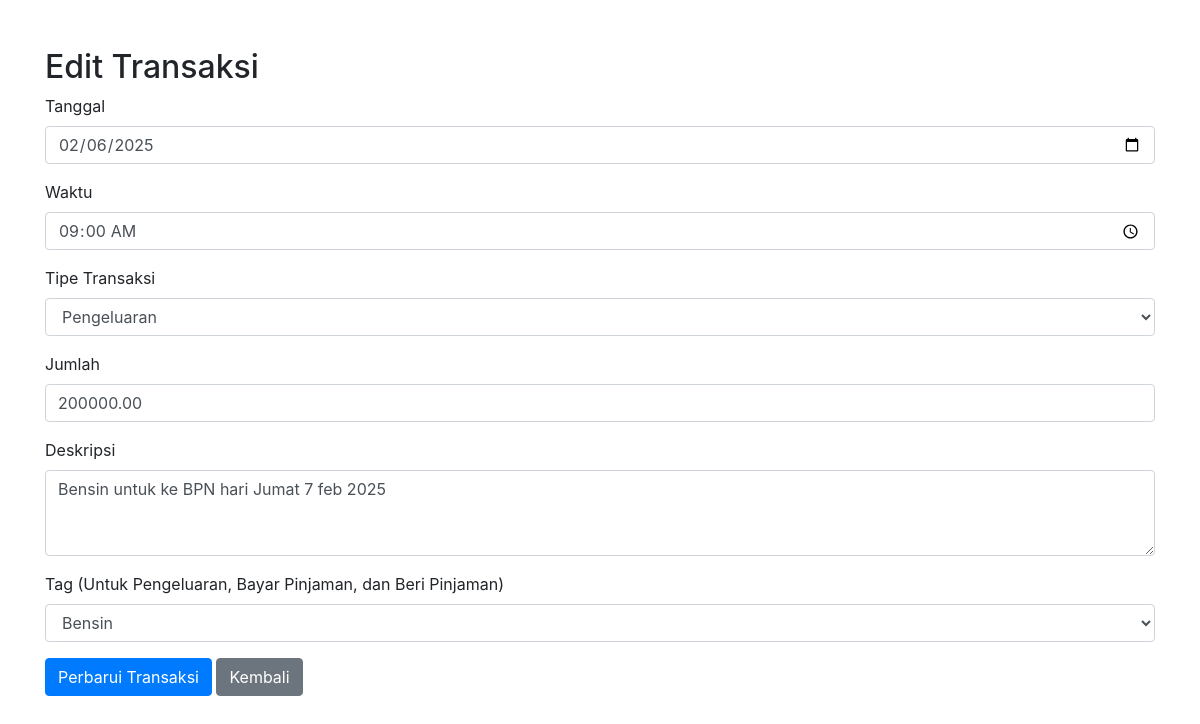
/edit_transaksi.php?id=8, run on the app's committed database.
### tables this page shows
CREATE TABLE `transactions` (
  `id` int(11) NOT NULL AUTO_INCREMENT,
  `tanggal` date NOT NULL,
  `waktu` time NOT NULL,
  `tipe` enum('pemasukan','pengeluaran','pinjaman','bayar pinjaman','beri pinjaman') NOT NULL,
  `jumlah` decimal(10,2) NOT NULL,
  `deskripsi` text DEFAULT NULL,
  `tag_id` int(11) DEFAULT NULL,
  `created_at` timestamp NULL DEFAULT current_timestamp(),
  PRIMARY KEY (`id`),
  KEY `tag_id` (`tag_id`),
  CONSTRAINT `transactions_ibfk_1` FOREIGN KEY (`tag_id`) REFERENCES `expense_tags` (`id`)
);

CREATE TABLE `expense_tags` (
  `id` int(11) NOT NULL AUTO_INCREMENT,
  `nama_tag` varchar(50) NOT NULL,
  `created_at` timestamp NULL DEFAULT current_timestamp(),
  PRIMARY KEY (`id`)
);

### edit_transaksi.php (the view, shortened to what this page needs)
<?php
$host     = "127.0.0.1";
$user     = "root";
$password = "password_baru";
$database = "finance";
$conn = new mysqli($host, $user, $password, $database);
$id = $_GET['id'];
$tags = [];
$sqlTag = "SELECT * FROM expense_tags ORDER BY nama_tag ASC";
$resultTag = $conn->query($sqlTag);
if ($resultTag && $resultTag->num_rows > 0) {
    while ($row = $resultTag->fetch_assoc()) {
        $tags[] = $row;
    }
}
$sql = "SELECT * FROM transactions WHERE id = ?";
$stmt = $conn->prepare($sql);
$stmt->bind_param("i", $id);
$stmt->execute();
$result = $stmt->get_result();
$data = $result->fetch_assoc();
?>
<!DOCTYPE html>
<html lang="id">
<head>
  <link rel="stylesheet" href="https://stackpath.bootstrapcdn.com/bootstrap/4.5.2/css/bootstrap.min.css">
</head>
<body>
  <div class="container mt-5">
    <h2>Edit Transaksi</h2>
    <form method="post" action="">
      <div class="form-group">
        <label for="tanggal">Tanggal</label>
        <input type="date" name="tanggal" id="tanggal" class="form-control" value="<?= htmlspecialchars($data['tanggal']); ?>" required>
      </div>
      <div class="form-group">
        <label for="waktu">Waktu</label>
        <input type="time" name="waktu" id="waktu" class="form-control" value="<?= htmlspecialchars($data['waktu']); ?>" required>
      </div>
      <div class="form-group">
        <label for="tipe">Tipe Transaksi</label>
        <select name="tipe" id="tipe" class="form-control">
          <option value="pengeluaran" <?= ($data['tipe'] == 'pengeluaran') ? 'selected' : ''; ?>>Pengeluaran</option>
        </select>
      </div>
      <div class="form-group">
        <label for="jumlah">Jumlah</label>
        <input type="number" step="0.01" name="jumlah" id="jumlah" class="form-control" value="<?= htmlspecialchars($data['jumlah']); ?>" required>
      </div>
      <div class="form-group">
        <label for="deskripsi">Deskripsi</label>
        <textarea name="deskripsi" id="deskripsi" class="form-control" rows="3"><?= htmlspecialchars($data['deskripsi']); ?></textarea>
      </div>
      <div class="form-group" id="tagGroup">
        <label for="tag_id">Tag (Untuk Pengeluaran, Bayar Pinjaman, dan Beri Pinjaman)</label>
        <select name="tag_id" id="tag_id" class="form-control">
          <?php foreach ($tags as $tag): ?>
            <option value="<?= $tag['id']; ?>" <?= ($data['tag_id'] == $tag['id']) ? 'selected' : ''; ?>><?= htmlspecialchars($tag['nama_tag']); ?></option>
          <?php endforeach; ?>
        </select>
      </div>
      <button type="submit" class="btn btn-primary">Perbarui Transaksi</button>
      <a href="index.php" class="btn btn-secondary">Kembali</a>
    </form>
  </div>
</body>
</html>

### data on the page
transactions: tanggal "02/06/2025", waktu "09:00:00", tipe "Pengeluaran", jumlah "200000.00", deskripsi "Bensin untuk ke BPN hari Jumat 7 feb 2025", tag_id "Bensin"
